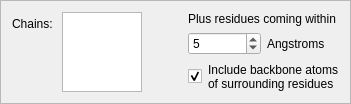
                  <widget class="QFrame" name="_sim_basic_mobile_by_chain_frame">
                   <property name="sizePolicy">
                    <sizepolicy hsizetype="Preferred" vsizetype="Fixed">
                     <horstretch>0</horstretch>
                     <verstretch>0</verstretch>
                    </sizepolicy>
                   </property>
                   <property name="maximumSize">
                    <size>
                     <width>16777215</width>
                     <height>16777215</height>
                    </size>
                   </property>
                   <property name="frameShape">
                    <enum>QFrame::StyledPanel</enum>
                   </property>
                   <property name="frameShadow">
                    <enum>QFrame::Raised</enum>
                   </property>
                   <layout class="QHBoxLayout" name="horizontalLayout_14">
                    <item>
                     <layout class="QFormLayout" name="formLayout_2">
                      <item row="0" column="0">
                       <widget class="QLabel" name="label_8">
                        <property name="text">
                         <string>Chains: </string>
                        </property>
                       </widget>
                      </item>
                      <item row="0" column="1">
                       <widget class="QListWidget" name="_sim_basic_mobile_chains_list_box">
                        <property name="minimumSize">
                         <size>
                          <width>80</width>
                          <height>80</height>
                         </size>
                        </property>
                        <property name="maximumSize">
                         <size>
                          <width>60</width>
                          <height>50</height>
                         </size>
                        </property>
                        <property name="selectionMode">
                         <enum>QAbstractItemView::ExtendedSelection</enum>
                        </property>
                       </widget>
                      </item>
                     </layout>
                    </item>
                    <item>
                     <spacer name="horizontalSpacer_4">
                      <property name="orientation">
                       <enum>Qt::Horizontal</enum>
                      </property>
                      <property name="sizeHint" stdset="0">
                       <size>
                        <width>40</width>
                        <height>20</height>
                       </size>
                      </property>
                     </spacer>
                    </item>
                    <item>
                     <layout class="QVBoxLayout" name="verticalLayout_10">
                      <item>
                       <layout class="QVBoxLayout" name="verticalLayout_9">
                        <item>
                         <widget class="QLabel" name="_sim_basic_mobile_chains_surrounds_label1">
                          <property name="text">
                           <string>Plus residues coming within</string>
                          </property>
                          <property name="wordWrap">
                           <bool>true</bool>
                          </property>
                         </widget>
                        </item>
                        <item>
                         <layout class="QHBoxLayout" name="horizontalLayout_6">
                          <item>
                           <widget class="QSpinBox" name="_sim_basic_mobile_chains_within_spin_box">
                            <property name="value">
                             <number>5</number>
                            </property>
                           </widget>
                          </item>
                          <item>
                           <widget class="QLabel" name="label_9">
                            <property name="text">
                             <string>Angstroms</string>
                            </property>
                           </widget>
                          </item>
                         </layout>
                        </item>
                       </layout>
                      </item>
                      <item>
                       <layout class="QHBoxLayout" name="horizontalLayout_13">
                        <item>
                         <widget class="QCheckBox" name="_sim_basic_mobile_chain_backbone_checkbox">
                          <property name="text">
                           <string/>
                          </property>
                          <property name="checked">
                           <bool>true</bool>
                          </property>
                         </widget>
                        </item>
                        <item>
                         <widget class="QLabel" name="label_11">
                          <property name="text">
                           <string>Include backbone atoms of surrounding residues</string>
                          </property>
                          <property name="wordWrap">
                           <bool>true</bool>
                          </property>
                         </widget>
                        </item>
                       </layout>
                      </item>
                     </layout>
                    </item>
                   </layout>
                  </widget>
